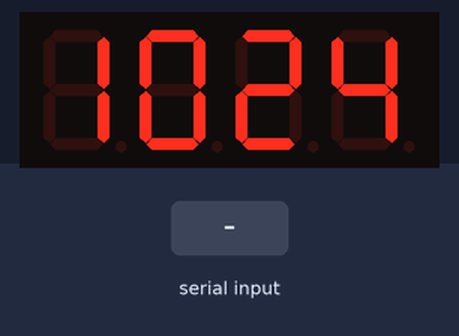
Recording of a sketch running on a simulated Arduino Uno, built with avr-gcc and run on an emulated ATmega328P. Shown: 4-digit seven-segment display. Wiring (inferred from the names in the program): 4-digit 7-segment display, segments lit when LOW: segments pin 3, pin 2, pin 5, pin 6, pin 8, pin 7, pin 4; digit selects pin 9, pin 10, pin 11, pin 12. Inputs (shaded band) come from the test bench. The local clock reads 2024-03-15 10:24:30 at power-on unless the sketch sets it; the segment pins are drawn as the display they are named for.

Above: at 1.2 s.
1.3 s: "90,45\n" received over Serial
At 2.8 s:
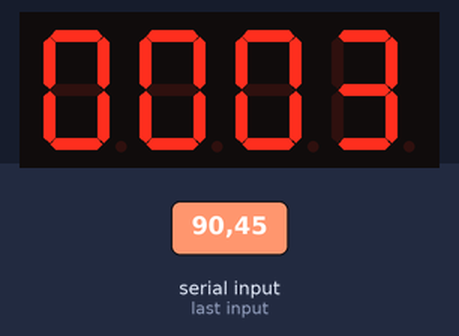
3.8 s: "30,150\n" received over Serial
At 4.6 s:
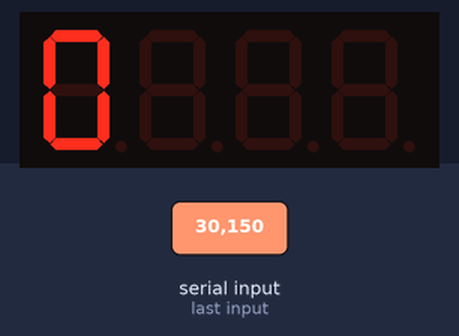
Timing chart, 0 to 6.8 s (numbered marks = the images above; inputs shaded):
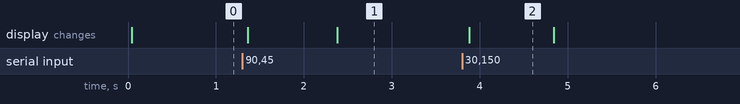

The sketch:

rtc-multiplex.ino
```cpp
#include <TimeLib.h>
#include <Wire.h>
#include <DS1307RTC.h>


int digit1 = 9 ;
int digit2 = 10;
int digit3 = 11;
int digit4 = 12;

int segmentA = 3;
int segmentB = 2;
int segmentC = 5;
int segmentD = 6;
int segmentE = 8;
int segmentF = 7;
int segmentG = 4;

byte characters[] = {
//   ABCDEFG
  0b01111110, // 0
  0b00110000, // 1
  0b01101101, // 2
  0b01111001, // 3
  0b00110011, // 4
  0b01011011, // 5
  0b01011111, // 6
  0b01110000, // 7
  0b01111111, // 8
  0b01111011, // 9
  0b01110111, // A
  0b00011111, // b
  0b01001110, // C
  0b00111101, // d
  0b01001111, // E
  0b01000111, // F
};

void setup() {
  Serial.begin(9600);
  while (!Serial);

  setSyncProvider(RTC.get);

  pinMode(digit1, OUTPUT);
  pinMode(digit2, OUTPUT);
  pinMode(digit3, OUTPUT);
  pinMode(digit4, OUTPUT);

  digitalWrite(digit1, LOW);
  digitalWrite(digit2, LOW);
  digitalWrite(digit3, LOW);
  digitalWrite(digit4, LOW);

  pinMode(segmentA, OUTPUT);
  pinMode(segmentB, OUTPUT);
  pinMode(segmentC, OUTPUT);
  pinMode(segmentD, OUTPUT);
  pinMode(segmentE, OUTPUT);
  pinMode(segmentF, OUTPUT);
  pinMode(segmentG, OUTPUT);

  digitalWrite(segmentA, HIGH);
  digitalWrite(segmentB, HIGH);
  digitalWrite(segmentC, HIGH);
  digitalWrite(segmentD, HIGH);
  digitalWrite(segmentE, HIGH);
  digitalWrite(segmentF, HIGH);
  digitalWrite(segmentG, HIGH);
}

int display_digit = 1;

byte digit1_segments, digit2_segments,
     digit3_segments, digit4_segments;

int now_hour, now_minute, now_second,
    then_hour, then_minute, then_second;

unsigned long now_second_millis, now_millis;

void loop() {
  if (Serial.available()) {
    String settimestr = Serial.readString();
    int setyear, setmonth, setday,
        sethour, setminute, setsecond;

    sscanf(
      settimestr.c_str(), "%d-%d-%d_%d:%d:%d",
      &setyear, &setmonth, &setday,
      &sethour, &setminute, &setsecond
    );

    tmElements_t settime;
    settime.Year = setyear;
    settime.Month = setmonth;
    settime.Day = setday;
    settime.Hour = sethour;
    settime.Minute = setminute;
    settime.Second = setsecond;
    RTC.write(settime);

    setTime(
      sethour, setminute, setsecond,
      setday, setmonth, setyear
    );
  }

  now_hour = hour();
  now_minute = minute();
  now_second = second();

  if (now_second > then_second) {
    now_second_millis = millis();
    now_millis = now_second_millis;
  }
  else {
    now_millis = millis() - now_second_millis;
  }

  digit1_segments = charSegments(now_hour   / 10); // Hour Tens
  digit2_segments = charSegments(now_hour   % 10); // Hour Units
  digit3_segments = charSegments(now_minute / 10); // Minute Tens
  digit4_segments = charSegments(now_minute % 10); // Minute Units

  switch (display_digit) {
    case 1: setDigit(1); setSegments(digit1_segments); break;
    case 2: setDigit(2); setSegments(digit2_segments); break;
    case 3: setDigit(3); setSegments(digit3_segments); break;
    case 4: setDigit(4); setSegments(digit4_segments); break;
  }

  display_digit++;
  if (display_digit == 5) {
    display_digit = 1;
  }

  delay(1);
}

byte mask(int step, byte segments) {
  byte mask = 0;

  switch (step) {
    default: mask = 0b11111111; break;
    case 55: mask = 0b10111111; break;
    case 56: mask = 0b10011101; break;
    case 57: mask = 0b10011100; break;
    case 58: mask = 0b10001000; break;
    case 59: mask = 0b10000000; break;
  }

  return segments & mask;
}

byte charSegments(int value) {
  return characters[value];
}

void setDigit(int digit) {
  switch (digit) {
    case 1:
      digitalWrite(digit1, HIGH);
      digitalWrite(digit2, LOW);
      digitalWrite(digit3, LOW);
      digitalWrite(digit4, LOW);
      break;

    case 2:
      digitalWrite(digit1, LOW);
      digitalWrite(digit2, HIGH);
      digitalWrite(digit3, LOW);
      digitalWrite(digit4, LOW);
      break;

    case 3:
      digitalWrite(digit1, LOW);
      digitalWrite(digit2, LOW);
      digitalWrite(digit3, HIGH);
      digitalWrite(digit4, LOW);
      break;

    case 4:
      digitalWrite(digit1, LOW);
      digitalWrite(digit2, LOW);
      digitalWrite(digit3, LOW);
      digitalWrite(digit4, HIGH);
      break;
  }
}

void setSegments(byte segments) {
  digitalWrite(segmentA, !((segments >> 6 ) & 1));
  digitalWrite(segmentB, !((segments >> 5 ) & 1));
  digitalWrite(segmentC, !((segments >> 4 ) & 1));
  digitalWrite(segmentD, !((segments >> 3 ) & 1));
  digitalWrite(segmentE, !((segments >> 2 ) & 1));
  digitalWrite(segmentF, !((segments >> 1 ) & 1));
  digitalWrite(segmentG, !((segments      ) & 1));
}
```

Measured:
- after the input at 1.3 s, the display: first changes after 0.06 s (image 1 shows a later state)
- after the input at 3.8 s, the display: changes after 0.08 s (image 2)
- what the display in image 2 shows lasts 0.9 s, from 3.9 s to 4.8 s
